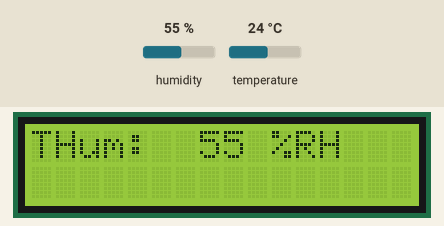
Simulated run of this sketch. Board: Arduino Uno, built with avr-gcc and run on an emulated ATmega328P. Parts: 16×2 character LCD. The inputs (shaded band) are chosen by the test bench; at power-on: humidity 55 %, temperature 24 °C. What the sketch prints to the serial monitor is not drawn.

Above: at 4.2 s.
4.3 s: humidity set to 22 %
At 6.4 s:
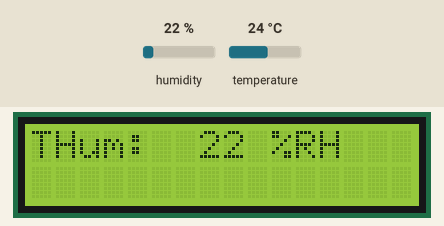
7.4 s: humidity set to 40 %
At 9.2 s:
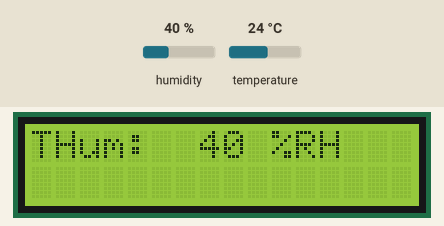
9.5 s: humidity set to 68 %
At 11.2 s:
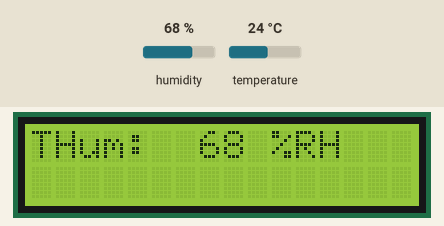
Timing chart, 0 to 12.7 s (numbered marks = the images above; inputs shaded):
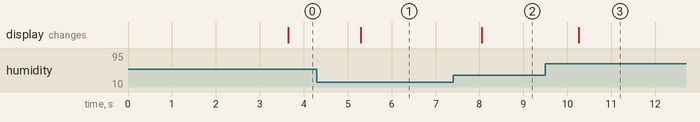

The sketch:

Temp_Till_Skarm.ino
```cpp
//YWROBOT
//Compatible with the Arduino IDE 1.0
//Library version:1.1
#include <LiquidCrystal_I2C.h>
#include <DHT11.h>

LiquidCrystal_I2C lcd(0x27,16,2);  // set the LCD address to 0x27 for a 16 chars and 2 line display
DHT11 dht11(2);

void setup()
{
  Serial.begin(9600);

  lcd.init();                      // initialize the lcd
  // Print a message to the LCD.
  lcd.backlight();
  lcd.setCursor(0,0);
  lcd.print("Hello, world!");
  lcd.setCursor(1,1);
  lcd.print("How Hot Is It?");
  delay(3000);
}


void loop()
{
  int temperature = 0;
    int humidity = 0;

    // Attempt to read the temperature and humidity values from the DHT11 sensor.
    int result = dht11.readTemperatureHumidity(temperature, humidity);

    // Check the results of the readings.
    // If the reading is successful, print the temperature and humidity values.
    // If there are errors, print the appropriate error messages.
    if (result == 0) {
        Serial.print("Temperature: ");
        Serial.print(temperature);
        Serial.print(" °C\tHumidity: ");
        Serial.print(humidity);
        Serial.println(" %");
        lcd.clear();
        lcd.setCursor(0,0);
        lcd.print("Temp: ");
        lcd.print(temperature);
        lcd.print(" degC");
        lcd.setCursor(1,0);
        lcd.print("Hum:  ");
        lcd.print(humidity);
        lcd.print(" %RH");

    } else {
        // Print error message based on the error code.
        Serial.println(DHT11::getErrorString(result));
    }
}
```

Measured:
- after the input at 4.3 s, the display: changes after 1.0 s (image 1)
- after the input at 7.4 s, the display: changes after 0.65 s (image 2)
- after the input at 9.5 s, the display: changes after 0.76 s (image 3)
